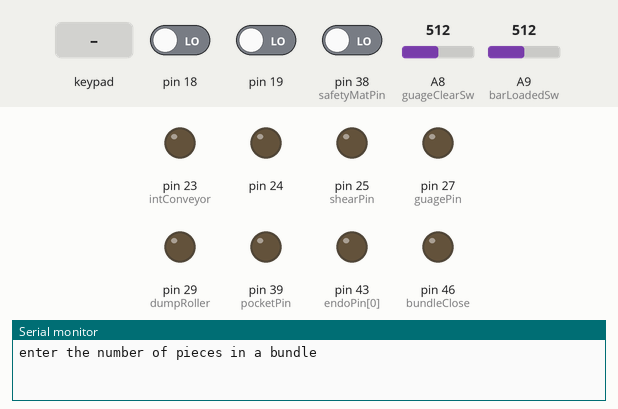
A sketch run on a simulated Arduino Mega 2560, built with avr-gcc and run on an emulated ATmega2560. Shown: output pins drawn as LEDs (lit = HIGH), the last lines printed to the serial monitor. Wiring (inferred from the names in the program): DS1307 clock at I2C address 0x68. The inputs (shaded band) are chosen by the test bench; at power-on: pin 18 LOW, pin 19 LOW, pin 38 (safetyMatPin) LOW, A8 (guageClearSw) = 512, A9 (barLoadedSw) = 512. The local clock reads 2024-03-15 10:24:30 at power-on unless the sketch sets it; storage starts empty.

Above: at 0.8 s.
0.9 s: key '1' pressed
2.4 s: keypad keys 5 4 3 2 pressed 0.4 s apart
5.5 s: key '4' pressed
7.0 s: keypad keys 8 7 6 pressed 0.4 s apart
At 8.4 s:
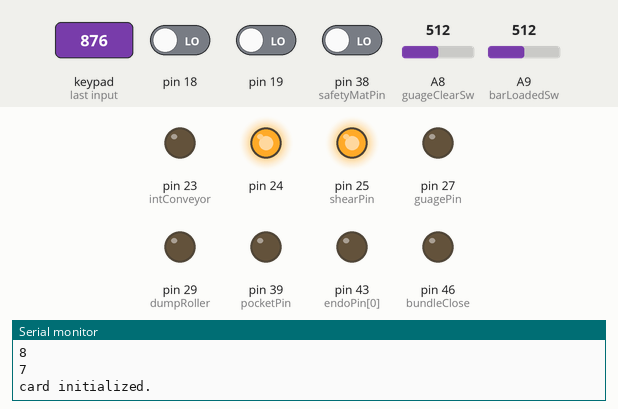
11.2 s: pin 18 driven HIGH
At 11.9 s:
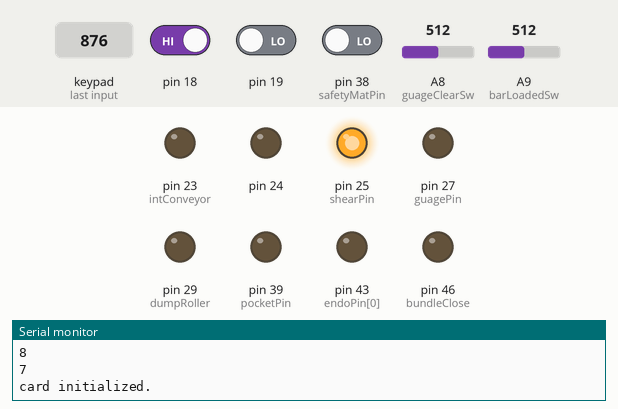
12.7 s: pin 19 driven HIGH
At 15.0 s:
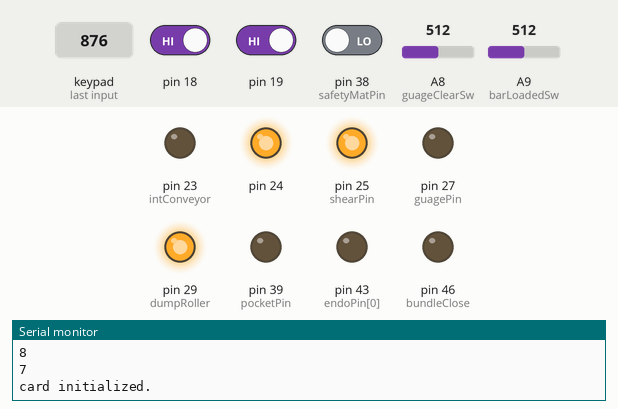
At 17.2 s:
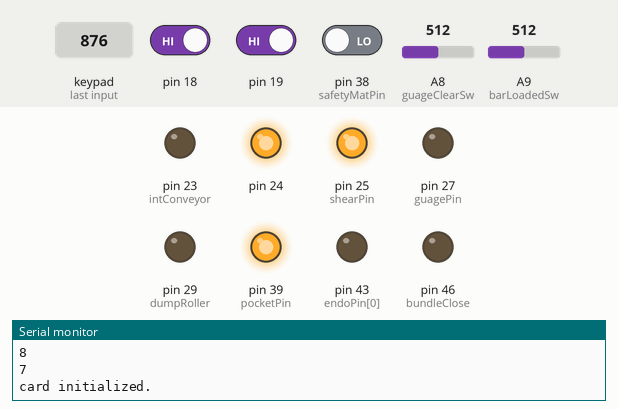
Timing chart, 0 to 21.2 s (numbered marks = the images above; inputs shaded):
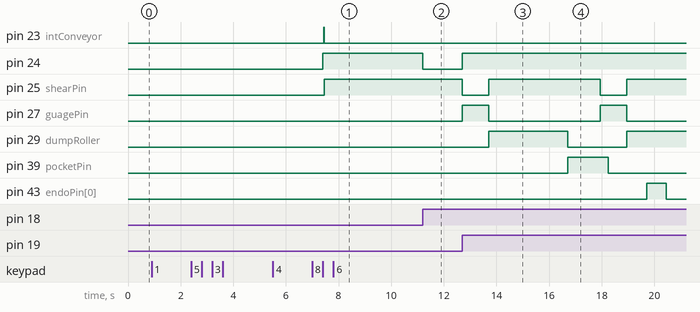

Measured:
- after the input at 7.0 s, pin 23 (intConveyor): LOW → HIGH after 0.44 s, → LOW 0.01 s later; pin 24: LOW → HIGH after 0.40 s; pin 25 (shearPin): LOW → HIGH after 0.45 s
- after the input at 11.2 s, pin 24: HIGH → LOW at once; pin 25 (shearPin): stays HIGH (without the input it goes to LOW after 0.50 s); pin 27 (guagePin): stays LOW (without the input it goes to HIGH after 0.50 s); pin 29 (dumpRoller): stays LOW (without the input it goes to HIGH after 1.5 s)
- after the input at 12.7 s, pin 24: LOW → HIGH at once; pin 25 (shearPin): alternates HIGH for 4.3 s and LOW for 1.0 s, starting at once

The sketch:

ShearProjectV6.ino
```cpp
#include <Keypad.h>  // Library for keypad functions

#include <SD.h>      // Library for SD card functions
#include "Wire.h"
#define DS1307_ADDRESS 0x68
/*
 SD card datalogger to record shearline statistics
 The circuit:

 * SD card attached to SPI bus as follows:
 ** MOSI - pin 11  jumper to pin 51
 ** MISO - pin 12  jumper to pin 50
 ** CLK - pin 13   jumper to pin 52
 ** CS - pin 4     jumper to pin 53
 */


// On the Ethernet Shield, CS is pin 4. Note that even if it's not
// used as the CS pin, the hardware CS pin (10 on most Arduino boards,
// 53 on the Mega) must be left as an output or the SD library
// functions will not work.
const int chipSelect = 4;


//Define the master signals that will be used to control Finite State Machine behaviors.
boolean eStop=LOW;

const byte loadRequested=B0;
const byte loadInProgress=B1;
byte loadNeeded=B0;

const byte shearRequested=B0;
const byte shearInProgress=B1;
byte shearNeeded=B1;
const byte shearBusy=B0;
const byte shearIdle=B10;
byte shearClear=B10;

const byte rollRequested=B0;
const byte rollInProgress=B1;
byte rollNeeded=B1;
const byte rollIdle=B0;
const byte rollBusy=B1;
byte rollClear=B0;

const byte dumpRequested=B0;
const byte dumpInProgress=B1;
byte dumpNeeded=B1;
const byte dumpIdle=B0;
const byte dumpBusy=B1;
byte dumpClear=B0;

const byte endoRequested=B0;
const byte endoInProgress=B1;
byte endoNeeded=B1;

const byte bundleInProgress=B0;
const byte bundleNearDone=B1;
const byte bundleDone=B11;
byte bundleState=B0;

const byte orderInProgress=B0;
const byte orderDone=B1;
const byte doNothing=B11;
byte orderState=B0;

const byte bundleStart=B0;
const byte bundleFinish=B1;
const byte orderStart=B10;
const byte orderFinish=B11;
byte datalog=B10;

int shearCount=0;
int bundleCount=1;
int pieceCnt;
int shearToFill;
int bundlesToCut;
int pocket=0;    // an index for which pocket we are currently filling...  values are either 0 or 1
boolean lastBundle=LOW;
boolean saveIntConveyor;
boolean saveRollConveyor;
boolean nearDone=LOW;
boolean finishBundle=LOW;

void setup() {
   attachInterrupt(5,eStopSet,CHANGE);
   attachInterrupt(4,eStopReset,CHANGE);
   Serial.begin(9600); // start serial communications used for writing to the serial monitor
   getOrderDetails();

   Wire.begin(); // start realtime clock
   pinMode(24,OUTPUT);
    digitalWrite(24,HIGH);

  // make sure that the default chip select pin is set to
  // output, even if you don't use it:
  pinMode(chipSelect, OUTPUT);

  // see if the card is present and can be initialized:
  if (!SD.begin(chipSelect)) {
    Serial.println("Card failed, or not present");
    // don't do anything more:
    return;
  }
  Serial.println("card initialized.");
  datalog=orderStart;
  printDate(datalog);
}

void eStopSet(){
  const int intConveyor=23;
  pinMode (intConveyor,OUTPUT);
  pinMode(24,OUTPUT);
  const int dumpRoller=29;
  pinMode(dumpRoller,OUTPUT);
  digitalWrite(24,LOW);
  digitalWrite(dumpRoller,LOW);
  digitalWrite(intConveyor,LOW);
  eStop=HIGH;
}

void eStopReset() {
  // need to reload operating pin values
  const int intConveyor=23;
  pinMode (intConveyor,OUTPUT);
  const int dumpRoller=29;
  pinMode(dumpRoller,OUTPUT);
  eStop=LOW;
  digitalWrite(24,HIGH);
  digitalWrite(dumpRoller,saveRollConveyor);
  digitalWrite(intConveyor,saveIntConveyor);
}

void getOrderDetails() {
    const byte ROWS = 4; //four rows
    const byte COLS = 3; //three columns
    char keys[ROWS][COLS] = {
      {'1','2','3'},
      {'4','5','6'},
      {'7','8','9'},
      {'*','0','#'}
    };

  byte rowPins[ROWS] = {5, 4, 3, 2}; //connect to the row pinouts of the keypad
  byte colPins[COLS] = {8, 7, 6}; //connect to the column pinouts of the keypad

    Keypad keypad = Keypad( makeKeymap(keys), rowPins, colPins, ROWS, COLS );char digitOneChar;
    char digitTwoChar;
    char digitThreeChar;
    int digitOne;
    int digitTwo;
    int digitThree;

    boolean needPieces=HIGH;
    boolean needBundle=HIGH;

    while(needPieces) {
      Serial.println("enter the number of pieces in a bundle ");
      int i=1;

      while ( i<=3) {
        char key = keypad.getKey();
        if (key != NO_KEY){
          Serial.println(key);
          switch (i){
            case 1:
              digitOneChar = key; i++;
              break;
            case 2:
              digitTwoChar = key; i++;
              break;
            case 3:
              digitThreeChar = key; i++;
              break;
          }
        }
      }
      digitOne = digitOneChar - 48;
      digitTwo = digitTwoChar - 48;
      digitThree = digitThreeChar - 48;
      digitOne = digitOne * 100;
      digitTwo = digitTwo * 10;
      pieceCnt = digitOne + digitTwo + digitThree;
      Serial.println(pieceCnt);
      int n=pieceCnt;
      while ( n > 11 ){
        n = n - 12;
      }
      if ( n == 0 ) {
          needPieces=LOW;
      } else {
          Serial.println( "Piece count needs to be a multiple of 12 ");
      }
    }

     shearToFill=pieceCnt/12;

     Serial.print("number of shear strokes per bundle is "); Serial.println(shearToFill);
   needPieces=HIGH;

 while(needPieces) {
   Serial.println("enter two digits for the number of bundles to cut ");
    int i=1;
    while ( i<=2) {
      char key = keypad.getKey();
      if (key != NO_KEY){
         Serial.println(key);
      switch (i){
          case 1:
            digitOneChar = key; i++;
            break;
          case 2:
            digitTwoChar = key; i++;
            break;
        }
      }
    }
    digitOne = digitOneChar - 48;
    digitTwo = digitTwoChar - 48;
    digitOne = digitOne * 10;
    bundlesToCut = digitOne + digitTwo;

    if (bundlesToCut>0 && bundlesToCut<=99) {
      needPieces=LOW;
    } else{
      Serial.println ("enter a bundle count between 1 and 99");
    }
  }
}

byte bcdToDec(byte val)  {
// Convert binary coded decimal to normal decimal numbers
  return ( (val/16*10) + (val%16) );
}
void soundAlarm(int alarmStart, int alarmDuration) {

  int alarmPin=48;
  float alarmFreq=1400;
  float period=(1.0/alarmFreq)*1000000;

  long elapseTime =0;
  if (millis() < alarmStart+alarmDuration) {
    digitalWrite(alarmPin,HIGH);
    delayMicroseconds(period/2);
    digitalWrite(alarmPin,LOW);
    delayMicroseconds(period/2);
  }
  digitalWrite(alarmPin,LOW);
}


void printDate(byte SF){

  // Reset the register pointer
  Wire.beginTransmission(DS1307_ADDRESS);

  byte zero = 0x00;
  Wire.write(zero);
  Wire.endTransmission();
  Wire.requestFrom(DS1307_ADDRESS, 7);
  int second = bcdToDec(Wire.read());
  int minute = bcdToDec(Wire.read());
  int hour = bcdToDec(Wire.read() & 0b111111); //24 hour time
  int weekDay = bcdToDec(Wire.read()); //0-6 -> sunday - Saturday
  int monthDay = bcdToDec(Wire.read());
  int month = bcdToDec(Wire.read());
  int year = bcdToDec(Wire.read());
  String sdateString;
  String fdateString;
  File dataFile = SD.open("datalog.txt", FILE_WRITE);
  // if the file is available, write to it:
  if (dataFile) {
    switch(SF){
      case bundleStart:{
        String sdateString = "S " + String(month)+ "/"+String(monthDay)+"/"+String(year)+","+String(hour)+":"+String(minute)+":"+String(second)+",";
        dataFile.print(sdateString);
        break;
      }
      case bundleFinish:{
        String fdateString = "F " + String(month)+ "/"+String(monthDay)+"/"+String(year)+","+String(hour)+":"+String(minute)+":"+String(second);
        dataFile.println(fdateString);
        break;
      }
      case orderStart:{
        String fdateString = "Order Start " + String(month)+ "/"+String(monthDay)+"/"+String(year)+","+String(hour)+":"+String(minute)+":"+String(second)+", P, "+String(pieceCnt)+", B ,"+String(bundlesToCut);
        dataFile.println(fdateString);
        break;
      }
      case orderFinish:{
        String fdateString = "Order Finish " + String(month)+ "/"+String(monthDay)+"/"+String(year)+","+String(hour)+":"+String(minute)+":"+String(second);
        dataFile.println(fdateString);
      }
    }
    dataFile.close();
  }
}

// Main Program functions start here.


void loadTheBars(){
  // three states, readyToLoad, loading and loaded
  const int intConveyor=23;
  const int barLoadedSw=9;
  pinMode (barLoadedSw,INPUT);
  pinMode(intConveyor,OUTPUT);
  const byte readyToLoad=B0;
  const byte loading=B1;
  const byte loaded=B10;
  static byte loadSignal=B10;
  if (loadSignal==loaded){
    if(loadNeeded==loadRequested){
      loadSignal=readyToLoad;
      loadNeeded=loadInProgress;
    }
  }


  switch (loadSignal) {
    case readyToLoad:
      // guage stop is fully down
      digitalWrite ( intConveyor,HIGH);
      saveIntConveyor=HIGH;
      loadSignal=loading;

      if (shearCount == 0){
        datalog=bundleStart;
        printDate(datalog);  // if the first shear cut of a bundle, print the start date time stamp in the data log file
        bundleState=bundleInProgress;
      }
      break;
    case loading:
      // rolling the intermediate conveyor
      if (analogRead(barLoadedSw)<300) {
        // potentially debounce
        break; // wait for signal that all bars are at the starting line.
      }
      loadSignal=loaded;
      shearNeeded=shearRequested;
      // if the light beam or guage arm switches indicate all bars are there, set ready to shear
      // intentionally fall through and execute case loaded once...
    case loaded:

         //    Cross FSM Signal let the shear go
      break;
  }
}

void shearTheBars(){
  const int intConveyor=23;
  pinMode(intConveyor,OUTPUT);
  const int shearPin=25;
  pinMode(shearPin,OUTPUT);
  static unsigned long shearTime;
  const byte readyToShear=B0;
  const byte shearing=B1;
  const byte sheared=B10;
  static byte shearSignal=B10;
  // three states; ready to shear, shearing, sheared
  if (shearSignal==sheared){
    if(shearNeeded==shearRequested){
      if (shearClear==shearIdle){
        shearClear=shearBusy;
        shearSignal=readyToShear;
        shearNeeded=shearInProgress;
      }
    }
  }

  switch (shearSignal) {
    case readyToShear:
      //
      digitalWrite (intConveyor, LOW);
      saveIntConveyor=LOW;
      digitalWrite (shearPin,HIGH);
      shearSignal=shearing;
      shearTime=millis();
      break;
    case shearing:
      // just waiting on the shear cycle to complete
      if (millis()-shearTime<4250) {
        break;  // marking time until 4.25 seconds pass assuming we just have to power for the 4.25 seconds it takes to shear
      }
      shearSignal=sheared;
      digitalWrite (shearPin,LOW);
      shearCount++;

      if(shearCount==shearToFill) {
        finishBundle=HIGH;
      }
      rollNeeded=rollRequested;// Cross FSM Signal communicate with the rollToDump FSM
      // intentionally fall through to sheared case
    case sheared:
      break;
  }
}

void rollToDump () {
  // four states; ready to roll; lift guage up, rolling, rolled;
  const int guagePin=27;
  const int dumpRoller=29;
  const int guageClearSw=8;
  const byte readyToRoll=B0;
  const byte guageUp=B1;
  const byte rolling=B10;
  const byte rolled=B11;
  static byte rollSignal=B11;
  int dumpStopGuageSw[2] = {42,44};  //  assume we need to assign to stops 10 and 23 for pockets 1 & 2 respectively
  int pocketWait[2] = {3000,4000};
  pinMode(dumpRoller,OUTPUT);
  pinMode(guagePin,OUTPUT);
  pinMode(guageClearSw,INPUT);
  static unsigned long rollTime;
  static boolean guageClear=LOW;
  static unsigned long guageTime;
  int guageInt;

  if (rollSignal==rolled){
    if(rollNeeded==rollRequested){
      rollSignal=readyToRoll;
      rollNeeded=rollInProgress;
    }
  }
  switch (rollSignal) {
    case readyToRoll:
      // first have to raise the guage arms
      digitalWrite(dumpStopGuageSw[pocket],HIGH);
      digitalWrite (guagePin,HIGH); // right now low or high?
      guageTime=millis();
      rollSignal=guageUp;
      break;
    case guageUp:
      if ((millis()-guageTime<1000)) {
        break; // mark time until .5 seconds pass
      }
      rollSignal=rolling; // set signal, record time, start the rollers

      digitalWrite(dumpRoller,HIGH);
      saveRollConveyor=HIGH;
      rollTime=millis();
      guageClear=LOW;
      break;

    case rolling:

      if (!guageClear) {
        guageInt=analogRead(guageClearSw);
        if (guageInt<300) {
        // potentially debounce
        break; // wait for signal that all bars are past the guage stop.
        }
        shearClear=shearIdle;
        guageClear=HIGH;
        digitalWrite(guagePin,LOW); // lower the guage arm
        loadNeeded=loadRequested; // Cross FSM Signal Now that the guage arm is down, we can load the next set of bars
        }
      // still rolling the guage table conveyor
      if (millis()-rollTime<pocketWait[pocket]) {
        break;
      }
        // turn off guage table rollers?  decide
      digitalWrite(dumpRoller,LOW);
      saveRollConveyor=LOW;
      rollSignal=rolled;
      dumpNeeded=dumpRequested;
      digitalWrite(dumpStopGuageSw[pocket],LOW);
      break;
      // intentionally fall through to rolled case
    case rolled:
      break;
  }
}

void dumpBars (int dumpPin, int matPin) {
  long int delaytime;

  static unsigned long dumpTime;
  static boolean dumpState;
  boolean unsafe=LOW;
  pinMode(dumpPin,OUTPUT);
  pinMode (matPin, INPUT);
  const byte readyToDump=B0;
  const byte dumping=B1;
  const byte barDumped=B10;
  const byte dumped=B10;
  static byte dumpSignal=B10;


  // three states; readytodump, dumping, dumped;
  // define safety rules  ok to dump bars while pressure mat is on?
  unsafe=digitalRead(matPin);
   if (dumpSignal==dumped){
    if(dumpNeeded==dumpRequested){
      if (dumpClear==dumpIdle) {
        dumpSignal=readyToDump;
        dumpNeeded=dumpInProgress;
        dumpClear=dumpBusy;
      }
    }
  }
 switch (dumpSignal) {
    case readyToDump:
      // check safety mat prior to activating dump arms
      if (unsafe) {
        break; // early exit from the readyToDump case
      }
      digitalWrite (dumpPin,HIGH);
      dumpSignal=dumping;
      dumpState=HIGH;
      dumpTime=millis();
      break;
    case dumping:
      // just waiting on the dump cycle to complete
      if (millis()-dumpTime<1550) {
        break;  // half up and half down
      }
      if (millis()-dumpTime < 3000) {
        digitalWrite(dumpPin,LOW);
        break;
      }
   //   set ready to roll new bars
        dumpSignal=barDumped;
        endoNeeded=endoRequested; // Cross FSM Signal communicate with the endo FSM
        rollClear=rollIdle;
        break;
    case dumped:
      // should never get called from Master scheduler but just in case.
      break;
  }
}

void endoBars(int endoPin, int matPin) {
  static unsigned long endoTime;
  static boolean endoState;
  boolean unsafe=LOW;
  pinMode(endoPin,OUTPUT);
  pinMode (matPin, INPUT);
  const byte readyToEndo=B0;
  const byte endoing=B1;
  const byte endoed=B10;
  static byte endoSignal=B10;
  unsafe=digitalRead(matPin);
    if (endoSignal==endoed){
      if(endoNeeded==endoRequested){
        endoSignal=readyToEndo;
        endoNeeded=endoInProgress;
      }
    }
  switch (endoSignal) {
    case readyToEndo:
      // check safety mat prior to activating dump arms
      if (unsafe) {
        break; // early exit from the readyToEndo case
      }
        digitalWrite (endoPin,HIGH);
        endoSignal=endoing;
        endoTime=millis();
        break;

    case endoing:

      // just waiting on the endo cycle to complete
      if ((millis()-endoTime)<750) {
        break;  // half up and half down
      }
        digitalWrite(endoPin,LOW);
        if ((millis()-endoTime)<1500) {
          break;  // marking time until 1.5 seconds pass
        }
//        dumpSignal=readyToDump;// Cross FSM Signal communicate with the endo FSM
        endoSignal=endoed;
        dumpClear=dumpIdle;

        if (shearCount==(shearToFill-2)) {
          bundleState=bundleNearDone;
        }

        if (shearCount == (shearToFill)) {
           bundleState=bundleDone;
           datalog=bundleFinish;
           printDate(datalog);  // write the bundle done time to the data log
           if (lastBundle==HIGH) { // tell the machine controller that we are done with the order
             lastBundle=LOW;
           }
        }
        finishBundle=LOW;

    case endoed:

    break;
  }
}


void makebundle() {
   int pocketPin[2] = {39,41};
   int endoPin[2] = {43,45};
   int safetyMatPin[2] = {38,40};

   if ( !eStop && !finishBundle) {   // don't load bars if eStop is pushed and completing a bundle
    loadTheBars ();
   }
   if ( !eStop && !finishBundle) {   // don't shear bars if eStop is pushed and completing a bundle
    shearTheBars ();
   }
   if ( !eStop) {
    rollToDump ();
   }
   if ( !eStop ) {
    dumpBars (pocketPin[pocket],safetyMatPin[pocket]);
   }
   if ( !eStop ) {
    endoBars (endoPin[pocket], safetyMatPin[pocket]);
  }
}

void makeorder(int shearStrokesToFill, int bundles) {
  const int bundleClose=46;
  pinMode(bundleClose,OUTPUT);

  const int nearDone=shearStrokesToFill-2;
  const int done=shearStrokesToFill;
  switch (bundleState) {
  case bundleNearDone:

      // finished bundle last shear stroke need to switch pockets

      digitalWrite(bundleClose,HIGH);
      makebundle();


  break;
  case bundleDone:
      digitalWrite(bundleClose,LOW);
      // Endo Machine just completed the last cut in a bundle
      soundAlarm(millis(),3000);
      if (bundleCount < bundles) {
        shearCount=0;
        bundleCount++;
        //switch pockets
        if (pocket==0) {
          pocket++;
          } else {
            pocket--;
          }
          //sound the horn?
          bundleState=bundleInProgress;
          makebundle();
      } else {
        orderState=orderDone;
      }
      break;
    default:
         makebundle();
  }
}
void shutMachineDown() {
  for(int i=20; i<55; i++) {
    digitalWrite(i,LOW);
  }
}
void loop() {
  // get at making them
  switch (orderState) {
  case orderInProgress:
    makeorder(shearToFill,bundlesToCut);
    break;
  case orderDone:
    shutMachineDown();
    datalog=orderFinish;
    printDate(datalog);
    Serial.println("Order Complete, thank you ");
  case doNothing:
    // do nothing
    orderState=doNothing; // set order state such that the machine will just do nothing
  }
}
```
